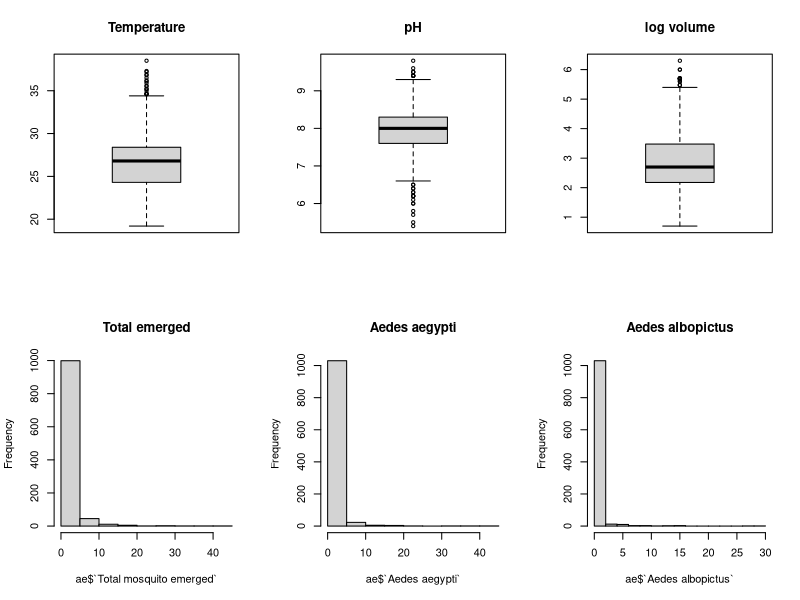
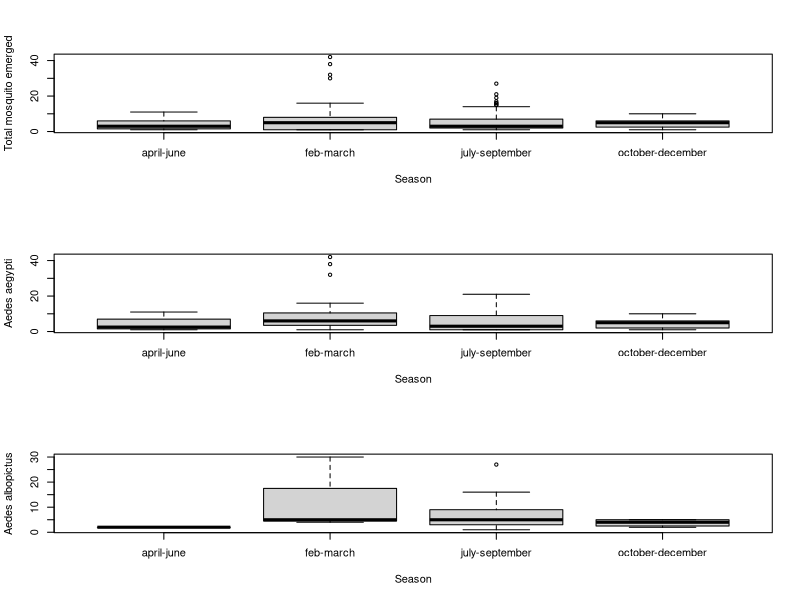
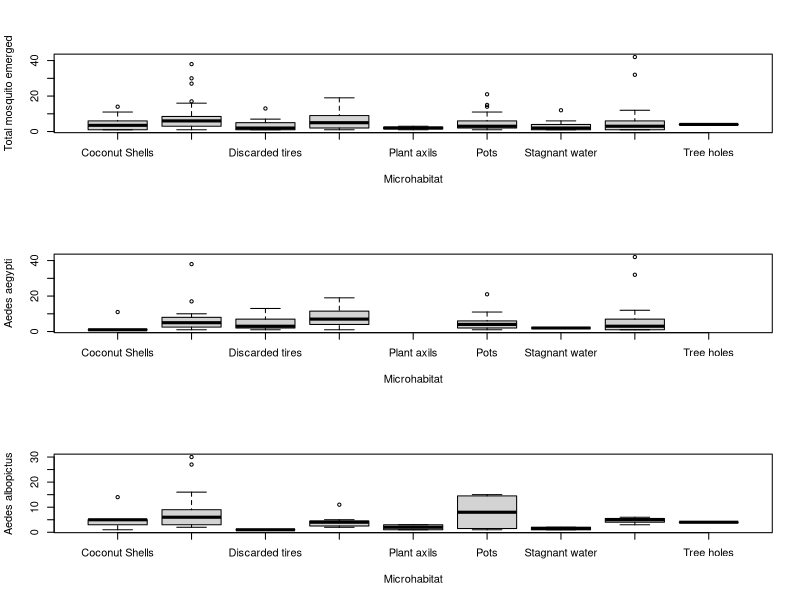
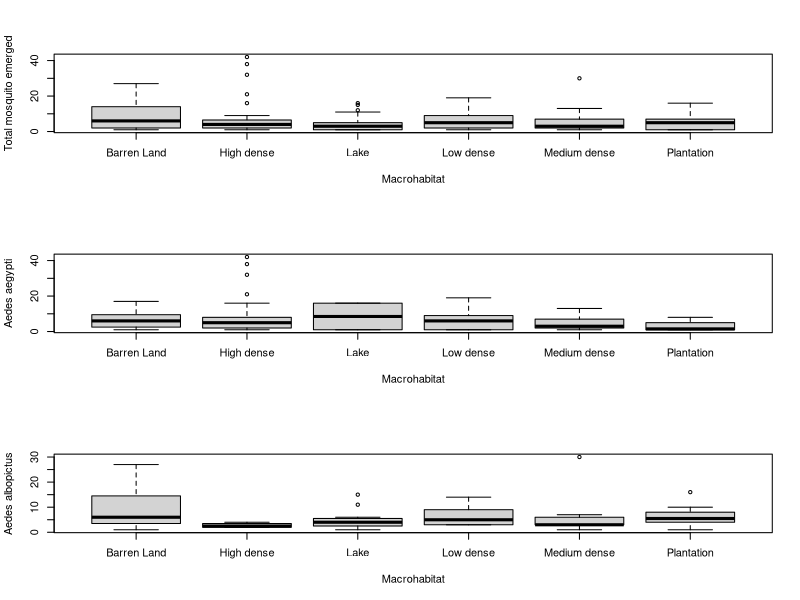
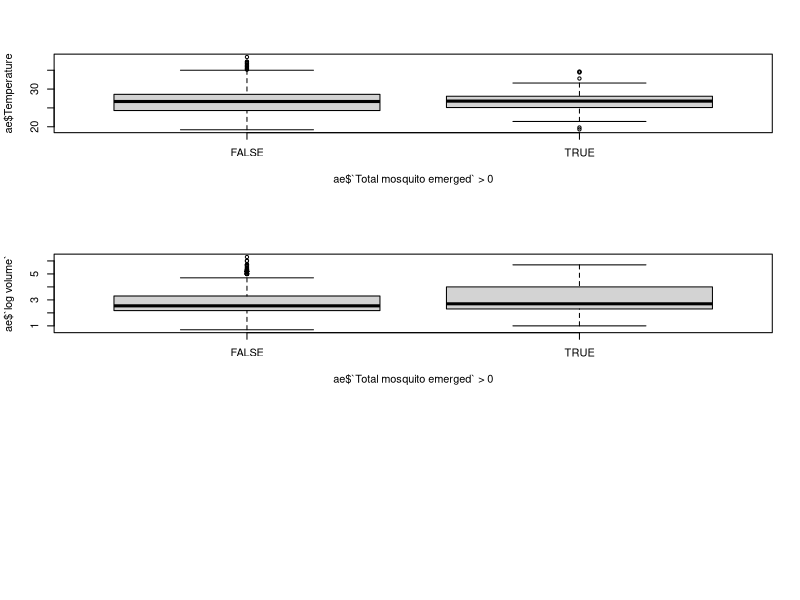
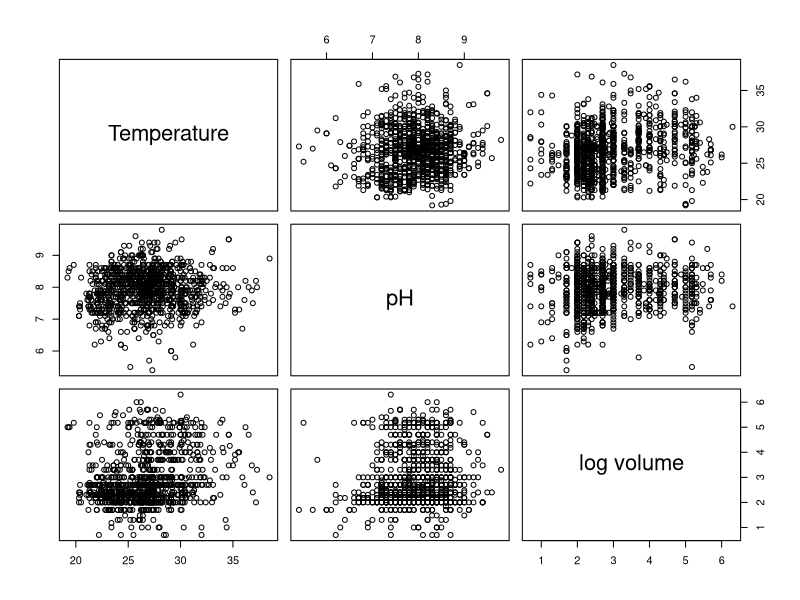
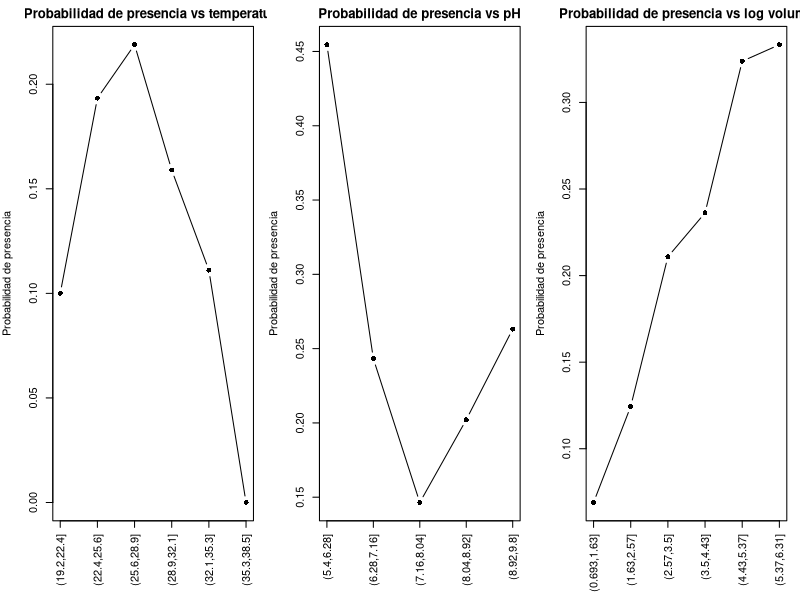
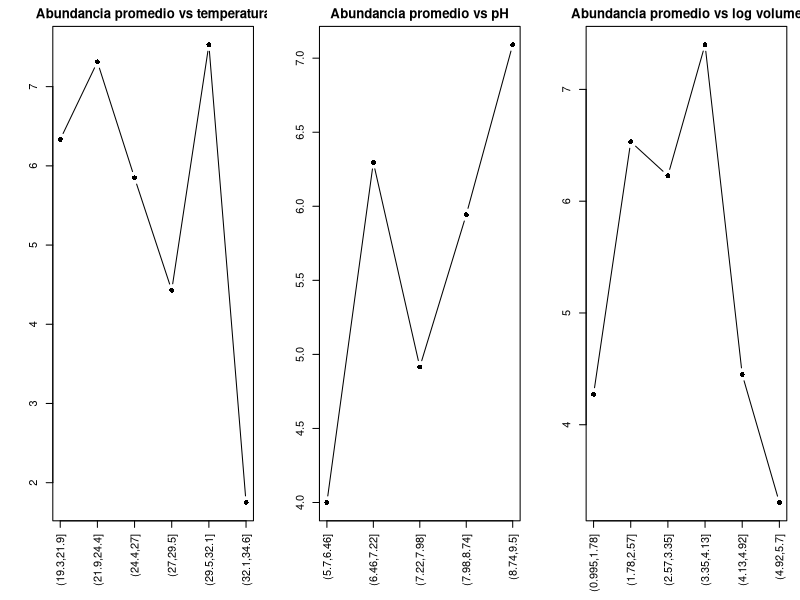

Write R code to recreate these figures, in order.
# ==========================================
# TP2 Bioestadística - AE paper Aedes
# ==========================================
library(readxl)
library(car)
library(dplyr)

#  Cargar base
datos <- read_excel("aedes_data.xlsx")

dim(datos)



# ===============================================================
# Paso 0: Filtrado de datos y seleccion de variables
# ==============================================================

summary(datos$`log volume`)
sum(is.na(datos$`log volume`))

datos |>
  filter(`log volume` == 0) |> 
  filter(`Final volume water(ml) without cm` != 0) |> 
  select(`Final volume water(ml) without cm`, `log volume`)

# Nos quedamos solo con las grillas tipo Index, porque son las que fueron
# relevadas en distintas estaciones.

# También excluimos `log volume` = 0 para excluir criaderos sin agua.
# En la base, cuando el volumen de agua es 0 ml, `log volume` también aparece
# como 0. Osea, en la base, `log volume` = 0 corresponde a criaderos secos.

# Estos criaderos secos son ceros estructurales claros: sin agua no puede haber
# larvas. Sin embargo, entre los criaderos con agua todavía pueden quedar ceros
# por otras causas, como temperatura, pH, tipo de criadero u otras condiciones
# no observadas.

# Por eso, luego del filtrado, los ceros restantes pueden tener origen mixto,
# lo que justifica explorar modelos inflados en cero.

# ===============================
# Selección de variables
# ===============================
#
# Variables respuesta:
# 1) Presencia / ausencia de larvas:
# - Prevalence

# 2) Abundancia de mosquitos emergidos:
# - `Total mosquito emerged`
# - `Aedes aegypti`
# - `Aedes albopictus`

# La variable Prevalence se modela como una respuesta binaria.
# Las otras tres variables son conteos, por lo que se modelan como abundancias.

# Variables explicativas:
# - Season
# - Macrohabitat
# - Microhabitat
# - Temperature
# - pH
# - log volume

datos_mod <- datos %>%
  filter(
    Grid_type == "Index",
    `log volume` > 0
  )

# Chequeo de variables respuesta
summary(datos_mod$`Total mosquito emerged`)
summary(datos_mod$`Aedes aegypti`)
summary(datos_mod$`Aedes albopictus`)
prop.table(table(datos_mod$Prevalence, useNA = "ifany"))

# Las tres variables de abundancia presentan fuerte concentración de ceros.
# En los tres casos, la mediana y el tercer cuartil son 0, lo que indica que
# la mayoría de los criaderos con agua no tuvieron mosquitos emergidos.
# También se observa una cola hacia valores altos.

# Chequeo de niveles de factores
table(datos_mod$Season)
table(datos_mod$Macrohabitat)
table(datos_mod$Microhabitat)

# Las estaciones y macrohábitats tienen una cantidad razonable de observaciones
# en cada nivel.

# En Microhabitat hay categorías con muy pocos registros, especialmente:
# - Tree holes: 5
# - Plant axils: 9
# - Discarded tires: 30
#
# Esto puede generar estimaciones inestables si se incluye Microhabitat con
# todos sus niveles.

# Chequeo de grillas
length(unique(datos_mod$Grid_no))
table(datos_mod$Grid_no)


# ========================================
# Análisis de las columnas identificadoras
# ========================================

# Durante la exploración de la base se observó que variables como Sl.no y
# Container number no identificaban criaderos únicos de manera consistente.

# Por este motivo, se construyó un identificador combinando latitud,
# longitud, número de contenedor y fecha de muestreo.

# Con esta combinación se obtuvieron 8720 identificadores únicos sobre
# 8772 filas totales, lo que indica que la gran mayoría de las filas
# representan observaciones individuales de criaderos.

# En consecuencia, para el análisis se consideró cada fila como una unidad
# observacional de criadero.

# Además, se observó que múltiples criaderos podían compartir una misma
# ubicación espacial, lo que sugiere una estructura agrupada dentro de
# sitios y grillas y justifica considerar dependencia entre observaciones
# en el modelado.


ae <- datos_mod[, c(
  "Prevalence",
  "Total mosquito emerged",
  "Aedes aegypti",
  "Aedes albopictus",
  "Season",
  "Macrohabitat",
  "Microhabitat",
  "Temperature",
  "pH",
  "log volume",
  "Grid_no",
  "Latititude",
  "Longitude"
)]

dim(ae)
str(ae)
colSums(is.na(ae))


# Convertimos las variables categorias en factor
ae$Season <- as.factor(ae$Season)
ae$Macrohabitat <- as.factor(ae$Macrohabitat)
ae$Microhabitat <- as.factor(ae$Microhabitat)
ae$Prevalence <- factor(ae$Prevalence, levels = c(0,1))

str(ae)
summary(ae)


# ----------------------------
# Paso 1: outliers
# ----------------------------
# Analizamos outliers gráficamente con los boxplots
# e histogramas

x11()
par(mfrow = c(2,3))
boxplot(ae$Temperature, main = "Temperature")
boxplot(ae$pH, main = "pH")
boxplot(ae$`log volume`, main = "log volume")

# En las variables de abundancia, la gran cantidad de ceros genera
# una fuerte asimetría, lo que provoca que los boxplots resulten
# poco informativos (cajas comprimidas en torno a cero).
#
# Por este motivo, se opta por no utilizarlos para estas variables
# y analizar la distribución mediante proporción de ceros e histogramas.

# Calculamos proporcion de ceros

mean(ae$`Total mosquito emerged` == 0)
mean(ae$`Aedes aegypti` == 0)
mean(ae$`Aedes albopictus` == 0)

# Se observa una alta proporción de ceros en las variables de abundancia.
# Total mosquito emerged: 83% ceros
# Aegypti: 92% ceros
# Albopictus: 95% ceros

hist(ae$`Total mosquito emerged`, main="Total emerged")
hist(ae$`Aedes aegypti`, main="Aedes aegypti")
hist(ae$`Aedes albopictus`, main="Aedes albopictus")

# Se observa una alta proporción de ceros en las variables de abundancia,
# lo que indica una distribución altamente asimétrica y sugiere la presencia
# de exceso de ceros.
#
# Esto implica que el modelo debe tener en cuenta el exceso de ceros,
# ya que la distribución observada no es compatible con modelos simples.


# --------------------------------
# Paso 2: Homogeneidad de varianza
# --------------------------------
# Se evaluó la homogeneidad de varianza mediante boxplots de las variables de abundancia
# en función de distintas variables explicativas.
# Dado que las variables de abundancia tienen exceso de ceros, esto achata los boxplots,
# para salvar este inconveniente y poder observar diferencias en los boxplot, se analiza 
# la abundancia condicionada a la presencia.

ae_tot <- ae[ae$`Total mosquito emerged` > 0, ]
ae_aeg <- ae[ae$`Aedes aegypti` > 0, ]
ae_albo <- ae[ae$`Aedes albopictus` > 0, ]

x11()
par(mfrow = c(3,1))
boxplot(`Total mosquito emerged` ~ Season, data=ae_tot)
boxplot(`Aedes aegypti` ~ Season, data=ae_aeg)
boxplot(`Aedes albopictus` ~ Season, data=ae_albo)


x11()
par(mfrow = c(3,1))
boxplot(`Total mosquito emerged` ~ Microhabitat, data = ae_tot)
boxplot(`Aedes aegypti` ~ Microhabitat, data = ae_aeg)
boxplot(`Aedes albopictus` ~ Microhabitat, data = ae_albo)

x11()
par(mfrow = c(3,1))
boxplot(`Total mosquito emerged` ~ Macrohabitat, data = ae_tot)
boxplot(`Aedes aegypti` ~ Macrohabitat, data = ae_aeg)
boxplot(`Aedes albopictus` ~ Macrohabitat, data = ae_albo)


# Al analizar únicamente los valores positivos, se observan diferencias en la
# distribución de la abundancia entre estaciones.

# La variable total muestra mayor dispersión en feb–march y july–september,
# indicando variación estacional en la abundancia.

# Aedes aegypti presenta un patrón similar al total, con presencia en varias estaciones.

# En cambio, Aedes albopictus muestra un comportamiento más concentrado,
# con mayor abundancia en july–september y baja presencia en el resto.

# Ambas especies muestran dinámicas diferentes, por lo que el uso de la abundancia
# total podría ocultar patrones específicos.


# ----------------------------
# Paso 3: Distribución de la variable respuesta
# ----------------------------

table(ae$Prevalence)
prop.table(table(ae$Prevalence))


# Se analizó la distribución de las variables respuesta.

# Prevalence: variable dicotómica (0/1), con predominio de ceros (81%),
# lo que indica baja frecuencia de presencia.

# Total mosquito emerged: presenta una distribución altamente asimétrica,
# con fuerte concentración en valores cercanos a cero y una cola larga
# hacia valores altos.

# Aedes aegypti y Aedes albopictus muestran patrones similares,
# con alta proporción de ceros y presencia ocasional de valores elevados.

# En conjunto, las variables de conteo no siguen una distribución normal,
# presentando asimetría y exceso de ceros, lo que deberá ser considerado
# en el modelado.


# ----------------------------
# Paso 4: Exceso de ceros
# ----------------------------

# Proporción de ceros

cat("Proporción en Total mosquito emerged: ")
mean(ae$`Total mosquito emerged` == 0)

cat("Proporción en Aedes aegypti: ")
mean(ae$`Aedes aegypti` == 0)

cat("Proporcion en Aedes albopictus: ")
mean(ae$`Aedes albopictus` == 0)

# Total mosquito emerged: 83%
# Aedes aegypti: 92%
# Aedes albopictus: 95%

boxplot(ae$Temperature ~ (ae$`Total mosquito emerged` > 0))
boxplot(ae$`log volume` ~ (ae$`Total mosquito emerged` > 0))

# Si bien se eliminaron los criaderos sin agua (log volume = 0),
# aún se observa una alta proporción de ceros en las variables de abundancia.

# Estos ceros podrían responder a distintos procesos.

# Por un lado, es posible que existan ceros estructurales, asociados a condiciones
# ambientales que limitan completamente la presencia de mosquitos.

# Sin embargo, el análisis de variables como la temperatura muestra un alto
# solapamiento entre observaciones con y sin presencia, lo que sugiere que
# estas variables por sí solas no permiten identificar claramente dichos casos.

# Por otro lado, se observan ceros biológicos, donde, aun existiendo condiciones
# potencialmente favorables, no se registra presencia de mosquitos.

# Es posible la coexistencia de múltiples procesos generadores de ceros, 
# aunque no es posible distinguirlos completamente a partir de los datos
# disponibles.

# ----------------------------
# Paso 5: Colinealidad
# ----------------------------

num_vars <- ae[, c("Temperature", "pH", "log volume")]
cor(num_vars)

pairs(num_vars)


# VIF
modelo <- lm(`Total mosquito emerged` ~ Temperature + pH + `log volume`, data = ae)
vif(modelo)


# Se evaluó la colinealidad entre las variables explicativas continuas
# (Temperature, pH y log volume) mediante coeficientes de correlación
# y gráficos de dispersión.

# Los coeficientes de correlación fueron bajos en todos los casos (r < 0.3),
# lo que indica ausencia de relaciones lineales fuertes entre las variables.

# Los gráficos de dispersión confirman esta observación, mostrando nubes
# de puntos sin patrones definidos.

# Además, se calcularon los factores de inflación de la varianza (VIF),
# obteniéndose valores cercanos a 1 en todas las variables,
# lo que confirma la ausencia de colinealidad relevante.

# ----------------------------
# Paso 6: Relacion Y - X
# ----------------------------


# Analisis de Prevalence

temp_bin <- cut(ae$Temperature, breaks = 6)

prop_pres <- tapply(ae$Prevalence == 1, temp_bin, mean)

x11()
par(mfrow = c(1,3), mar = c(6,4,2,1))
plot(prop_pres, type = "b", pch = 16,
     main = "Probabilidad de presencia vs temperatura",
     ylab = "Probabilidad de presencia",
     xlab = "",
     xaxt = "n")

axis(1, at = 1:length(prop_pres), labels = names(prop_pres), las = 2)


ph_bin <- cut(ae$pH, breaks = 5)

prop_ph <- tapply(ae$Prevalence == 1, ph_bin, mean)

plot(prop_ph, type = "b", pch = 16,
     main = "Probabilidad de presencia vs pH",
     ylab = "Probabilidad de presencia",
     xlab = "",
     xaxt = "n")

axis(1, at = 1:length(prop_ph), labels = names(prop_ph), las = 2)

vol_bin <- cut(ae$`log volume`, breaks = 6)

prop_vol <- tapply(ae$Prevalence == 1, vol_bin, mean)

plot(prop_vol, type = "b", pch = 16,
     main = "Probabilidad de presencia vs log volume",
     ylab = "Probabilidad de presencia",
     xlab = "",
     xaxt = "n")

axis(1, at = 1:length(prop_vol), labels = names(prop_vol), las = 2)


# Analizamos la abundancia (criaderos con mosquitos)

ae_pos <- ae[ae$`Total mosquito emerged` > 0, ]

# crear intervalos
temp_bin <- cut(ae_pos$Temperature, breaks = 6)

# promedio por intervalo
prom_temp <- tapply(ae_pos$`Total mosquito emerged`, temp_bin, mean)

x11()
par(mfrow = c(1,3), mar = c(6,4,2,1))

# graficar
plot(prom_temp, type = "b", pch = 16,
     main = "Abundancia promedio vs temperatura",
     xlab = "",
     ylab = "",
     xaxt = "n")

# agregar etiquetas del eje X
axis(1, at = 1:length(prom_temp), labels = names(prom_temp), las = 2)

ph_bin <- cut(ae_pos$pH, breaks = 5)
prom_ph <- tapply(ae_pos$`Total mosquito emerged`, ph_bin, mean)

plot(prom_ph, type = "b", pch = 16,
     main = "Abundancia promedio vs pH",
     xlab = "",
     ylab = "",
     xaxt = "n")

axis(1, at = 1:length(prom_ph), labels = names(prom_ph), las = 2)

vol_bin <- cut(ae_pos$`log volume`, breaks = 6)
prom_vol <- tapply(ae_pos$`Total mosquito emerged`, vol_bin, mean)

plot(prom_vol, type = "b", pch = 16,
     main = "Abundancia promedio vs log volume",
     xlab = "",
     ylab = "",
     xaxt = "n")

axis(1, at = 1:length(prom_vol), labels = names(prom_vol), las = 2)



# Analizamos la abundancia de Aedes aegyptu

ae_pos <- ae[ae$`Aedes aegypti` > 0, ]

# crear intervalos
temp_bin <- cut(ae_pos$Temperature, breaks = 6)

# promedio por intervalo
prom_temp <- tapply(ae_pos$`Aedes aegypti`, temp_bin, mean)

x11()
par(mfrow = c(1,3), mar = c(6,4,2,1))

# graficar
plot(prom_temp, type = "b", pch = 16,
     main = "aegypti promedio vs temperatura",
     xlab = "",
     ylab = "",
     xaxt = "n")

# agregar etiquetas del eje X
axis(1, at = 1:length(prom_temp), labels = names(prom_temp), las = 2)

ph_bin <- cut(ae_pos$pH, breaks = 5)
prom_ph <- tapply(ae_pos$`Aedes aegypti`, ph_bin, mean)

plot(prom_ph, type = "b", pch = 16,
     main = "aegypti promedio vs pH",
     xlab = "",
     ylab = "",
     xaxt = "n")

axis(1, at = 1:length(prom_ph), labels = names(prom_ph), las = 2)

vol_bin <- cut(ae_pos$`log volume`, breaks = 6)
prom_vol <- tapply(ae_pos$`Aedes aegypti`, vol_bin, mean)

plot(prom_vol, type = "b", pch = 16,
     main = "aegypti promedio vs log volume",
     xlab = "",
     ylab = "",
     xaxt = "n")

axis(1, at = 1:length(prom_vol), labels = names(prom_vol), las = 2)


# Analizamos la abundancia de Aedes albopictus

ae_pos <- ae[ae$`Aedes albopictus` > 0, ]

# crear intervalos
temp_bin <- cut(ae_pos$Temperature, breaks = 6)

# promedio por intervalo
prom_temp <- tapply(ae_pos$`Aedes albopictus`, temp_bin, mean)

x11()
par(mfrow = c(1,3), mar = c(6,4,2,1))

# graficar
plot(prom_temp, type = "b", pch = 16,
     main = "albopictus promedio vs temperatura",
     xlab = "",
     ylab = "",
     xaxt = "n")

# agregar etiquetas del eje X
axis(1, at = 1:length(prom_temp), labels = names(prom_temp), las = 2)

ph_bin <- cut(ae_pos$pH, breaks = 5)
prom_ph <- tapply(ae_pos$`Aedes albopictus`, ph_bin, mean)

plot(prom_ph, type = "b", pch = 16,
     main = "albopictus promedio vs pH",
     xlab = "",
     ylab = "",
     xaxt = "n")

axis(1, at = 1:length(prom_ph), labels = names(prom_ph), las = 2)

vol_bin <- cut(ae_pos$`log volume`, breaks = 6)
prom_vol <- tapply(ae_pos$`Aedes albopictus`, vol_bin, mean)

plot(prom_vol, type = "b", pch = 16,
     main = "albopictus promedio vs log volume",
     xlab = "",
     ylab = "",
     xaxt = "n")

axis(1, at = 1:length(prom_vol), labels = names(prom_vol), las = 2)


# En cuanto a la prevalencia, se observan patrones no lineales en función
# de las variables ambientales. La probabilidad de prevalencia tiende a
# concentrarse en ciertos rangos de temperatura, presenta un comportamiento
# no lineal respecto al pH, y aumenta con el logaritmo del volumen de agua.

# En relación a la abundancia (considerando únicamente valores positivos),
# también se observan patrones no lineales. Se identifican
# máximos en rangos intermedios de temperatura y volumen, así como
# variaciones no lineales en función del pH.

# Se observan diferencias en los patrones entre Aedes aegypti
# y Aedes albopictus, lo que sugiere que ambas especies responden
# de manera distinta a las condiciones ambientales.

# Esto indica que no es adecuado asumir un comportamiento similar
# entre especies y que esta diferencia deberá considerarse en el modelado.


# ----------------------------
# Paso 7: Interacciones
# ----------------------------

levels(ae$Season)
table(ae$Season)

ae$temp_grupo <- cut(ae$Temperature, breaks = 3)
table(ae$temp_grupo)

x11()
par(mfrow = c(2,2))
boxplot(ae$`Total mosquito emerged` ~ ae$temp_grupo,
        subset = ae$Season == "feb-march",
        main = "january-march",
        xlab = "Temperature",
        ylab = "Abundancia")

boxplot(ae$`Total mosquito emerged` ~ ae$temp_grupo,
        subset = ae$Season == "april-june",
        main = "april-june",
        xlab = "Temperature",
        ylab = "Abundancia")

boxplot(ae$`Total mosquito emerged` ~ ae$temp_grupo,
        subset = ae$Season == "july-september",
        main = "july-september",
        xlab = "Temperature",
        ylab = "Abundancia")

boxplot(ae$`Total mosquito emerged` ~ ae$temp_grupo,
        subset = ae$Season == "october-december",
        main = "october-december",
        xlab = "Temperature",
        ylab = "Abundancia")


# Se exploró la relación entre la abundancia y la temperatura en función
# de la estación del año.

# Se observan diferencias claras en la distribución de la abundancia
# entre estaciones. En particular, la estación july–september presenta
# mayor cantidad de valores positivos y mayor dispersión, mientras que
# en las demás estaciones predominan los valores cercanos a cero.

# Esto indica que la estación no solo afecta el nivel de abundancia,
# sino que también podría modificar la relación entre la temperatura
# y la respuesta.


# ----------------------------
# Paso 8: Independencia
# ----------------------------

# Las observaciones no son independientes debido a la forma en que se tomaron los datos.

# Por un lado, dentro de cada grilla se realizaron muchas mediciones,
# por lo que esas observaciones comparten el mismo contexto ambiental.

# Por otro lado, cada grilla fue muestreada en 4 estaciones del año,
# generando grupos de mediciones correspondientes a cada visita (grilla-estación),
# donde las observaciones dentro de la misma visita son aún más similares entre sí.

# Esta estructura deberá ser tenida en cuenta en el modelado.

# ====================================
# Conclusiones del análisis exploratorio
# ====================================

# La variable respuesta presenta una alta proporción de ceros,
# una distribución asimétrica y relaciones no lineales con las variables explicativas.

# Además, se identificaron diferencias entre la presencia de mosquitos
# y la abundancia cuando están presentes, lo que sugiere que se trata
# de dos procesos distintos.

# Estas características indican que no es adecuado utilizar modelos lineales simples.

# En consecuencia, se requieren modelos que consideren la naturaleza de conteo
# de los datos, el exceso de ceros y la posible separación entre presencia
# y abundancia.
